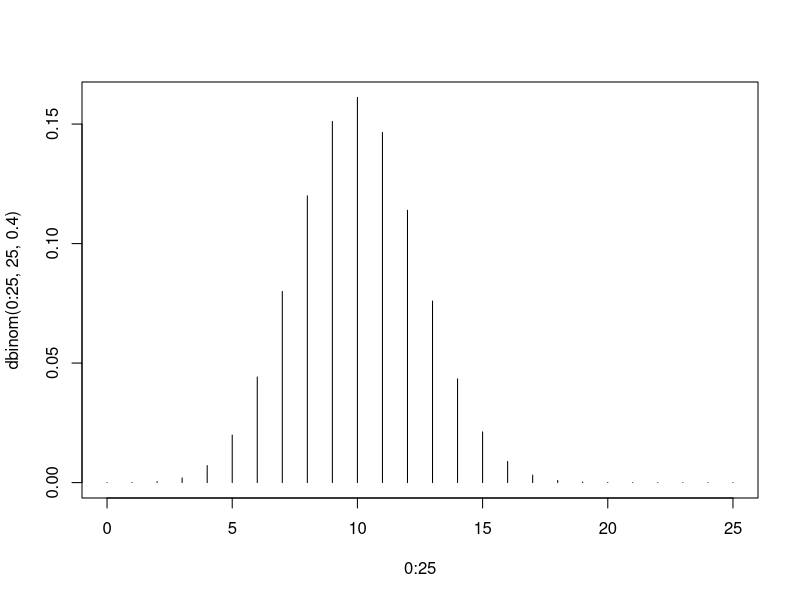
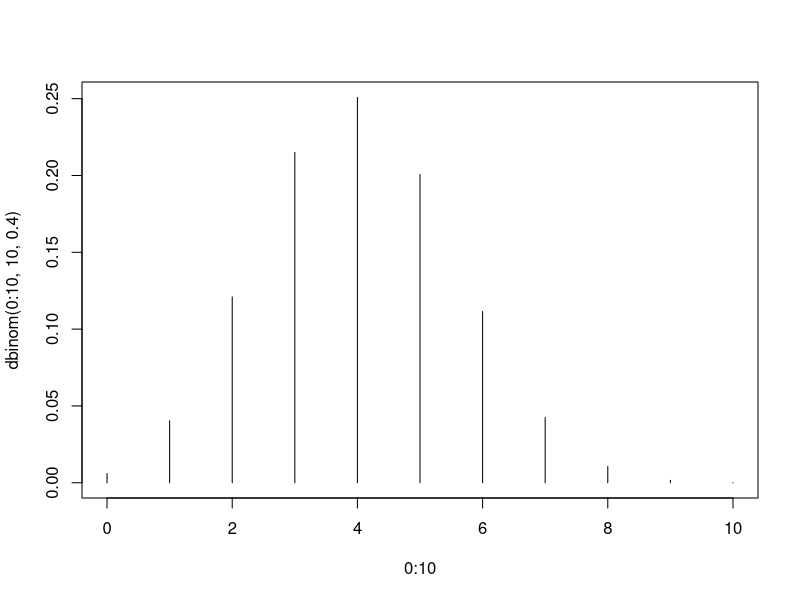
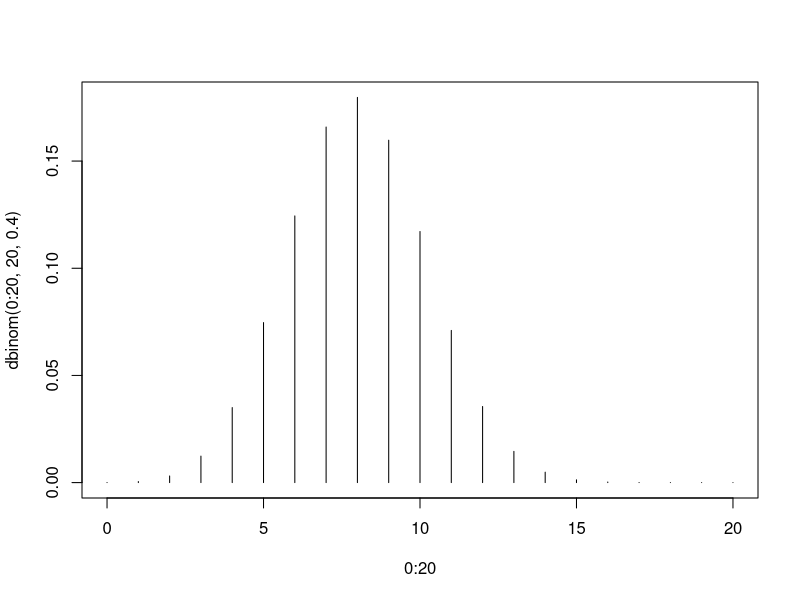
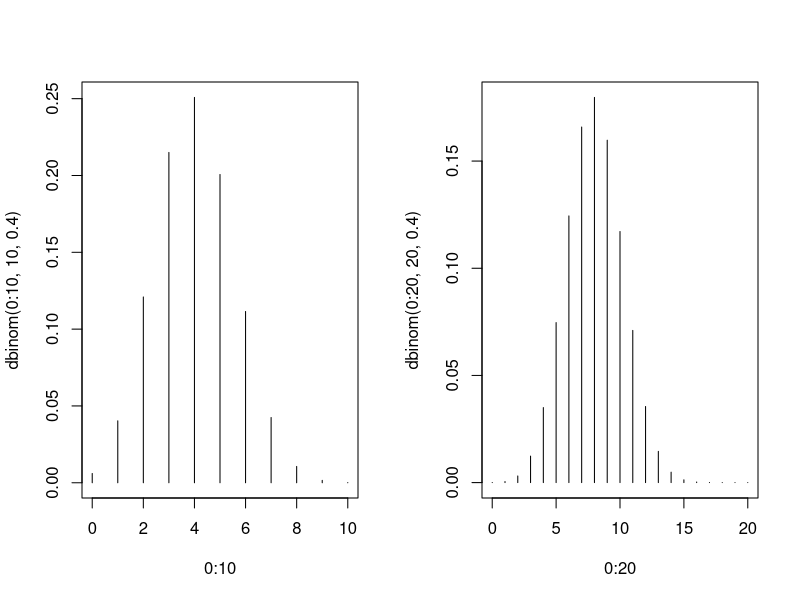

These charts were generated, in order, by the following R code:
# 1
dbinom(5, 8, prob = 0.2) # Creates a binomial distribution of the question
# Returned 0.009175

# Using rbinom() instead of sample() will produce random data in relation
# to the binomial distribution.

# 2
set.seed(1)
x <- rbinom(7, 200, 0.03) # Returned 4 5 6 9 4 9 10
sum(x) # Returned 47

# 3
set.seed(2)
y <- rbinom(1:6, 5, 1/6) # Returned 0 1 1 0 2 2
which(y == 3) # Returned 0

# Using plot() with dbinom() as the y-axis will plot the pmf of the 
# binomial distribution.
# Using mfcol() or mfrow() = to c(dimension) will create a matrix for
# the plot arranging by column or rows respectively.

# 4a
plot(0:25, dbinom(0:25, 25, 0.4), type = 'h') # Plotting the given problem
# From the graph, there is about a 4.5% chance to have 6 success

# 4b
dbinom(0:25, 25, 0.4) # Returns the probability for each number of success

# 5a
plot(0:10, dbinom(0:10, 10, 0.4), type = 'h')
# From the graph, there is around a 22% chance to have 3 success

# 5b
plot(0:20, dbinom(0:20, 20, 0.4), type = 'h')
# From the graph, there is around a 7.5% chance to have 5 success

# 5c
par(mfcol = c(1, 2)) # Creating a side by side plot
plot(0:10, dbinom(0:10, 10, 0.4), type = 'h') # Plot from 5a
plot(0:20, dbinom(0:20, 20, 0.4), type = 'h') # Plot from 5b

# 6
# The set seed function is used to store the results of a random probability
# in a number.